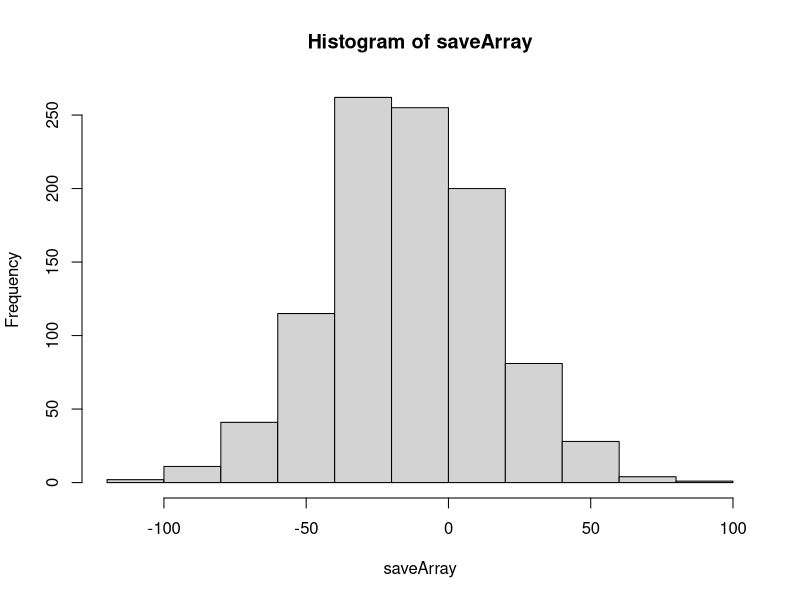

This chart was generated by the following R code:
## ---- chunk 1
knitr::opts_chunk$set(echo = TRUE)
## ---- chunk 2
days = 1:365

nStudents = 28
nBets = nStudents*15

saveArray=vector('numeric')
for(k in 1:1000){
  bank = 0
  for(i in 1:nBets){
    sampleClass = sample(days, nStudents, replace = TRUE)

    repeats = length(unique(sampleClass))
    if (repeats == nStudents) bank = bank - 2
    else bank = bank + 1
  }
saveArray[k]= bank
}

## ---- chunk 3
hist(saveArray)
## ---- chunk 4
print('average amt:')
print(mean(saveArray))
